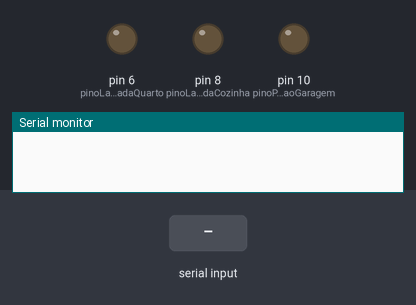
A sketch run on a simulated Arduino Uno, built with avr-gcc and run on an emulated ATmega328P. Shown: output pins drawn as LEDs (lit = HIGH), the last lines printed to the serial monitor. The test bench sets the inputs (shaded band).

Above: at 1.2 s.
1.3 s: "ligar luz da cozinha\n" received over Serial
At 2.0 s:
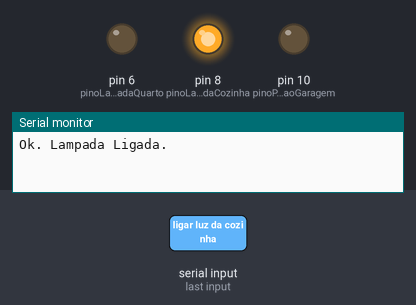
2.8 s: "ligar luz do quarto\n" received over Serial
At 3.1 s:
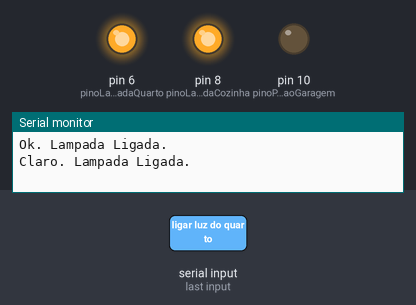
Timing chart, 0 to 5.8 s (numbered marks = the images above; inputs shaded):
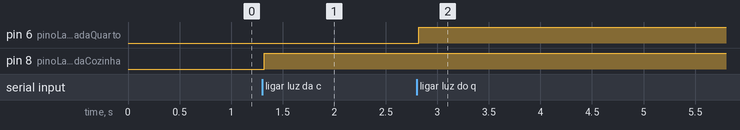

Measured:
- after the input at 1.3 s, pin 8 (pinoLampadaCozinha): LOW → HIGH at once
- after the input at 2.8 s, pin 6 (pinoLampadaQuarto): LOW → HIGH at once

The sketch:

Dia-2.2-_Programa_AV_Arduino.ino
```cpp
String inputString = ""; //Uma string para armazenar dados de entrada
bool stringComplete = false; //Para caso a string estija completa.

#define pinoLampadaCozinha 8
#define pinoPortaoGaragem 10
#define pinoLampadaQuarto 6


void setup() {
  // Inicia a porta serial
  Serial.begin(9600);
  // Reserva 200 bytes para a entrada da string
  inputString.reserve(200); // Até 200 bytes de caracter de entrada.

  pinMode(pinoLampadaCozinha, OUTPUT);
  pinMode(pinoPortaoGaragem, OUTPUT);
  pinMode(pinoLampadaQuarto, OUTPUT);
}

void loop() {
  // Imprime conteudo da string quando uma nova linha chegar.
  if (stringComplete){
     if (inputString.startsWith("ligar luz da cozinha")){
       digitalWrite(pinoLampadaCozinha, HIGH);
       Serial.print("Ok. Lampada Ligada.\n");
   }else if(inputString.startsWith("desligar luz da cozinha")){
    digitalWrite(pinoLampadaCozinha, LOW);
    Serial.print("Pronto. Lampada Desligada.\n");
   }

    if (inputString.startsWith("ligar luz do quarto")){
       digitalWrite(pinoLampadaQuarto, HIGH);
       Serial.print("Claro. Lampada Ligada.\n");
   }else if(inputString.startsWith("desligar luz do quarto")){
    digitalWrite(pinoLampadaQuarto, LOW);
    Serial.print("Pronto. Desligada.\n");
   }

    if (inputString.startsWith("abrir portão da garagem")){
       digitalWrite(pinoPortaoGaragem, HIGH);
       Serial.print("Abrindo o portão.\n");
   }else if(inputString.startsWith("fechar portão da garagem")){
    digitalWrite(pinoPortaoGaragem, LOW);
    Serial.print("Pronto. Fechando portão.\n");
   }
   inputString = "";
   stringComplete = false;
 }
}

void serialEvent(){
  while (Serial.available()){
    char inChar = (char)Serial.read(); // Pega um novo byte
    inputString += inChar; // Adiciona ao inputString

    if (inChar == '\n'){
      stringComplete = true;
    }
  }
}
```
